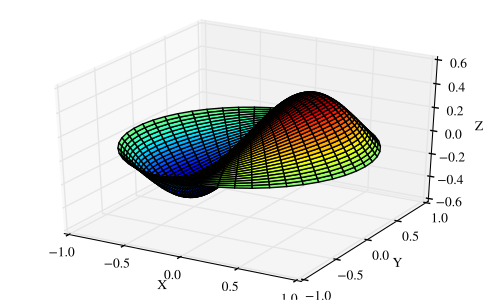

Write Python code to recreate this figure.
from scipy import special
def drumhead_height(n, k, distance, angle, t):
   kth_zero = special.jn_zeros(n, k)[-1]
   return np.cos(t) * np.cos(n*angle) * special.jn(n, distance*kth_zero)
theta = np.r_[0:2*np.pi:50j]
radius = np.r_[0:1:50j]
x = np.array([r * np.cos(theta) for r in radius])
y = np.array([r * np.sin(theta) for r in radius])
z = np.array([drumhead_height(1, 1, r, theta, 0.5) for r in radius])

import matplotlib.pyplot as plt
from mpl_toolkits.mplot3d import Axes3D
from matplotlib import cm
fig = plt.figure()
ax = Axes3D(fig)
ax.plot_surface(x, y, z, rstride=1, cstride=1, cmap=cm.jet)
ax.set_xlabel('X')
ax.set_ylabel('Y')
ax.set_zlabel('Z')
plt.show()
